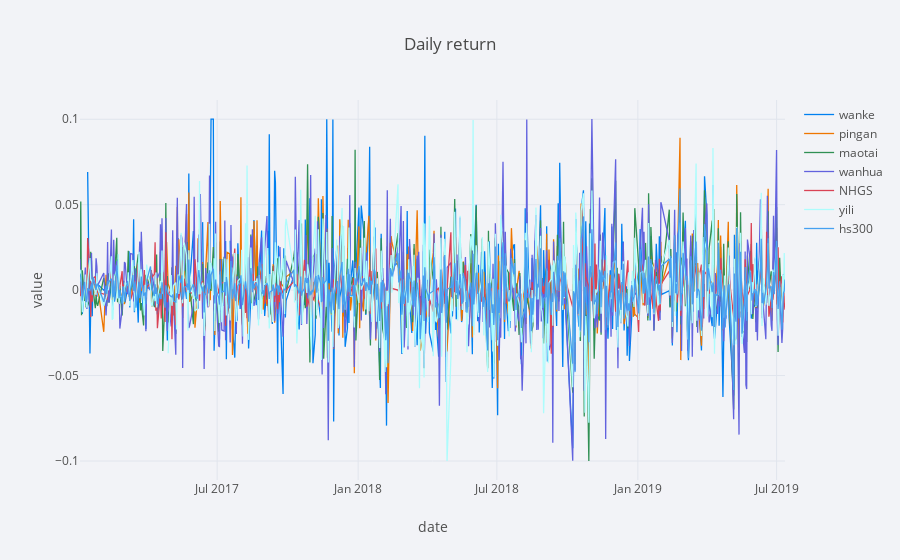

Write notebook code for a chart like this one.
### Code cell
plyo.init_notebook_mode(connected=True)
plyo.iplot(
     df.iplot(asFigure=True,
              theme='polar',
              title='Daily return',
              xTitle='date',
              yTitle='value'),
# image='png',
filename='CAPM_02')

### Figure 1 — Plotly figure (JSON) as saved in the notebook; plotly's stock layout.template omitted (floating-point values rounded to 4 significant figures; data arrays with more than 128 entries replaced by an {"elided": "..."} marker saying what was removed)
{"data": [{"line": {"color": "rgba(0, 128, 240, 1.0)", "dash": "solid", "shape": "linear", "width": 1.3}, "mode": "lines", "name": "wanke", "text": "", "type": "scatter", "uid": "c32ba348-493a-42b6-9883-8c0f965da3f1", "x": {"elided": "615 str values"}, "y": {"elided": "615 mixed values"}}, {"line": {"color": "rgba(238, 118, 0, 1.0)", "dash": "solid", "shape": "linear", "width": 1.3}, "mode": "lines", "name": "pingan", "text": "", "type": "scatter", "uid": "de3da2e3-472c-4a56-a1d0-19306eb2f398", "x": {"elided": "615 str values"}, "y": {"elided": "615 float values"}}, {"line": {"color": "rgba(48, 144, 84, 1.0)", "dash": "solid", "shape": "linear", "width": 1.3}, "mode": "lines", "name": "maotai", "text": "", "type": "scatter", "uid": "fca7b3e4-6473-4f98-a287-02be0eb91261", "x": {"elided": "615 str values"}, "y": {"elided": "615 float values"}}, {"line": {"color": "rgba(98, 98, 222, 1.0)", "dash": "solid", "shape": "linear", "width": 1.3}, "mode": "lines", "name": "wanhua", "text": "", "type": "scatter", "uid": "025f4fc7-af3c-4e92-b55f-41e81876a6b8", "x": {"elided": "615 str values"}, "y": {"elided": "615 float values"}}, {"line": {"color": "rgba(217, 66, 85, 1.0)", "dash": "solid", "shape": "linear", "width": 1.3}, "mode": "lines", "name": "NHGS", "text": "", "type": "scatter", "uid": "338d7d2d-d871-41a4-9827-4b75f560ed22", "x": {"elided": "615 str values"}, "y": {"elided": "615 float values"}}, {"line": {"color": "rgba(173, 252, 252, 1.0)", "dash": "solid", "shape": "linear", "width": 1.3}, "mode": "lines", "name": "yili", "text": "", "type": "scatter", "uid": "815d53f3-cba2-4338-94a5-7263dc0befce", "x": {"elided": "615 str values"}, "y": {"elided": "615 mixed values"}}, {"line": {"color": "rgba(70, 160, 240, 1.0)", "dash": "solid", "shape": "linear", "width": 1.3}, "mode": "lines", "name": "hs300", "text": "", "type": "scatter", "uid": "5e3b6903-0555-422b-9083-d962b6f15974", "x": {"elided": "615 str values"}, "y": {"elided": "615 float values"}}], "layout": {"legend": {"bgcolor": "#F2F3F7", "font": {"color": "#505050"}}, "paper_bgcolor": "#F2F3F7", "plot_bgcolor": "#F2F3F7", "title": {"font": {"color": "#484848"}, "text": "Daily return"}, "xaxis": {"gridcolor": "#E1E5ED", "showgrid": true, "tickfont": {"color": "#505050"}, "title": {"font": {"color": "#505050"}, "text": "date"}, "zerolinecolor": "#E1E5ED"}, "yaxis": {"gridcolor": "#E1E5ED", "showgrid": true, "tickfont": {"color": "#505050"}, "title": {"font": {"color": "#505050"}, "text": "value"}, "zerolinecolor": "#E1E5ED"}}}
